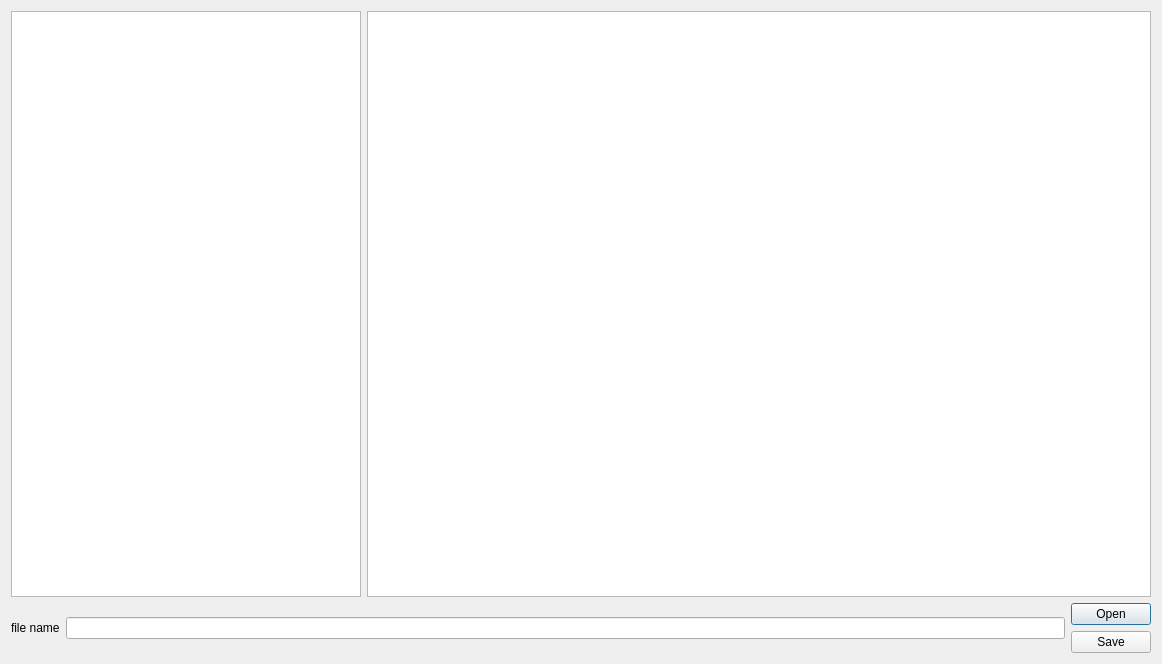
<?xml version="1.0" encoding="UTF-8"?>
<ui version="4.0">
 <class>Dialog_file</class>
 <widget class="QDialog" name="Dialog_file">
  <property name="geometry">
   <rect>
    <x>0</x>
    <y>0</y>
    <width>1162</width>
    <height>664</height>
   </rect>
  </property>
  <property name="windowTitle">
   <string>File</string>
  </property>
  <layout class="QGridLayout" name="gridLayout_3">
   <item row="0" column="0">
    <layout class="QGridLayout" name="gridLayout_2">
     <item row="0" column="0" colspan="2">
      <layout class="QHBoxLayout" name="horizontalLayout">
       <item>
        <widget class="QTreeView" name="dirview">
         <property name="sizePolicy">
          <sizepolicy hsizetype="Fixed" vsizetype="Expanding">
           <horstretch>0</horstretch>
           <verstretch>0</verstretch>
          </sizepolicy>
         </property>
         <property name="minimumSize">
          <size>
           <width>350</width>
           <height>0</height>
          </size>
         </property>
        </widget>
       </item>
       <item>
        <widget class="QTreeView" name="fileview"/>
       </item>
      </layout>
     </item>
     <item row="1" column="0">
      <layout class="QHBoxLayout" name="horizontalLayout_2">
       <item>
        <widget class="QLabel" name="label">
         <property name="text">
          <string>file name</string>
         </property>
        </widget>
       </item>
       <item>
        <widget class="QLineEdit" name="lineEdit"/>
       </item>
      </layout>
     </item>
     <item row="1" column="1">
      <layout class="QGridLayout" name="gridLayout">
       <item row="0" column="0">
        <widget class="QDialogButtonBox" name="buttonBox_open">
         <property name="sizePolicy">
          <sizepolicy hsizetype="Fixed" vsizetype="Fixed">
           <horstretch>0</horstretch>
           <verstretch>0</verstretch>
          </sizepolicy>
         </property>
         <property name="standardButtons">
          <set>QDialogButtonBox::Open</set>
         </property>
        </widget>
       </item>
       <item row="1" column="0">
        <widget class="QDialogButtonBox" name="buttonBox_save">
         <property name="sizePolicy">
          <sizepolicy hsizetype="Fixed" vsizetype="Fixed">
           <horstretch>0</horstretch>
           <verstretch>0</verstretch>
          </sizepolicy>
         </property>
         <property name="standardButtons">
          <set>QDialogButtonBox::Save</set>
         </property>
        </widget>
       </item>
      </layout>
     </item>
    </layout>
   </item>
  </layout>
 </widget>
 <resources/>
 <connections/>
</ui>
